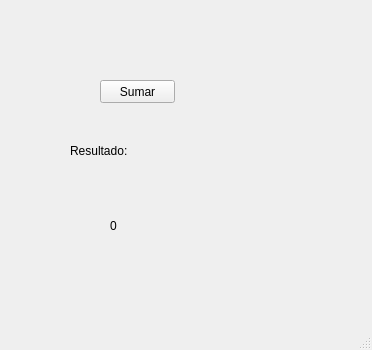
<?xml version="1.0" encoding="UTF-8"?>
<ui version="4.0">
 <class>MainWindow</class>
 <widget class="QMainWindow" name="MainWindow">
  <property name="geometry">
   <rect>
    <x>0</x>
    <y>0</y>
    <width>372</width>
    <height>350</height>
   </rect>
  </property>
  <property name="windowTitle">
   <string>MainWindow</string>
  </property>
  <widget class="QWidget" name="centralwidget">
   <widget class="QPushButton" name="btn_suma">
    <property name="geometry">
     <rect>
      <x>100</x>
      <y>80</y>
      <width>75</width>
      <height>23</height>
     </rect>
    </property>
    <property name="text">
     <string>Sumar</string>
    </property>
   </widget>
   <widget class="QLabel" name="label">
    <property name="geometry">
     <rect>
      <x>70</x>
      <y>140</y>
      <width>61</width>
      <height>21</height>
     </rect>
    </property>
    <property name="text">
     <string>Resultado:</string>
    </property>
   </widget>
   <widget class="QLabel" name="txt_resultado">
    <property name="geometry">
     <rect>
      <x>110</x>
      <y>210</y>
      <width>141</width>
      <height>31</height>
     </rect>
    </property>
    <property name="text">
     <string>0</string>
    </property>
   </widget>
  </widget>
  <widget class="QMenuBar" name="menubar">
   <property name="geometry">
    <rect>
     <x>0</x>
     <y>0</y>
     <width>372</width>
     <height>21</height>
    </rect>
   </property>
  </widget>
  <widget class="QStatusBar" name="statusbar"/>
 </widget>
 <resources/>
 <connections/>
</ui>
